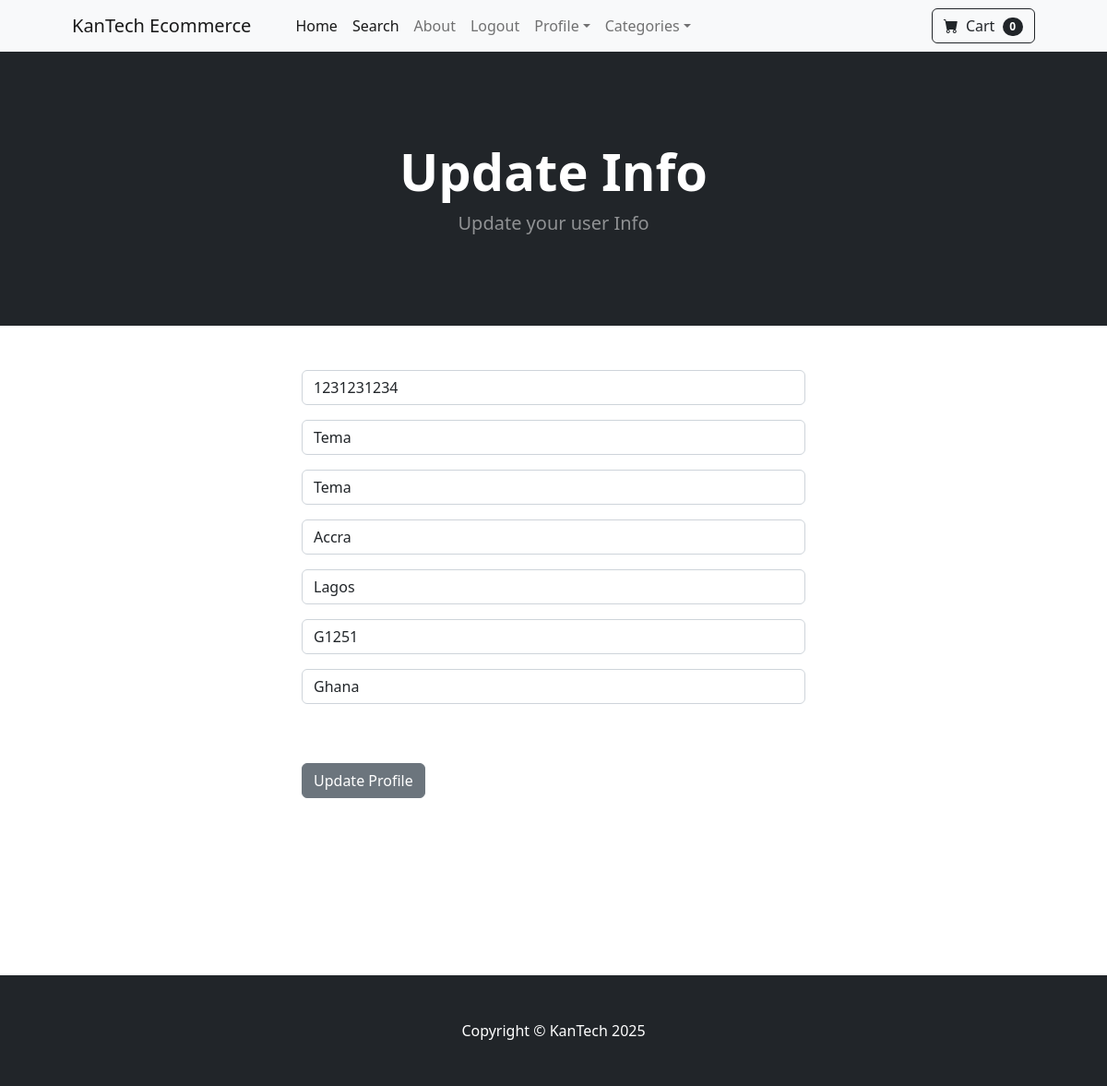
/update_info/ (signed in), run on the app's committed database.
### store/models.py (models this page shows, shortened)
class Profile(models.Model):
    user = models.OneToOneField(User, on_delete=models.CASCADE)
    date_modified = models.DateTimeField(User, auto_now=True)
    phone = models.CharField(max_length=20, blank=True)
    address1 = models.CharField(max_length=200, blank=True)
    address2 = models.CharField(max_length=200, blank=True)
    city = models.CharField(max_length=200, blank=True)
    state = models.CharField(max_length=200, blank=True)
    zipcode = models.CharField(max_length=200, blank=True)
    country = models.CharField(max_length=200, blank=True)
    old_cart = models.CharField(max_length=200, blank=True, null=True)

### store/views.py (the view)
# urls.py: path("update_info/", views.update_info, name="update_info"),
def update_info(request):
    if request.user.is_authenticated:
        current_user = Profile.objects.get(user__id=request.user.id)
        form = UserInfoForm(request.POST or None, instance=current_user)
        if form.is_valid():
            form.save()
            messages.success(request, "Your Profile has been updated successfully")
            return redirect("home")
        return render(request, "update_info.html", {"form": form})
    else:
        messages.error(request, "You need to be logged in to update your profile")
        return redirect("login")

### store/forms.py
class UserInfoForm(forms.ModelForm):
	phone = forms.CharField(label="", widget=forms.TextInput(attrs={'class':'form-control', 'placeholder':'Phone Number'}), required=False)
	address1 = forms.CharField(label="", widget=forms.TextInput(attrs={'class':'form-control', 'placeholder':'Address 1'}), required=False)
	address2 = forms.CharField(label="", widget=forms.TextInput(attrs={'class':'form-control', 'placeholder':'Address 2'}), required=False)
	city = forms.CharField(label="", widget=forms.TextInput(attrs={'class':'form-control', 'placeholder':'City'}), required=False)
	state = forms.CharField(label="", widget=forms.TextInput(attrs={'class':'form-control', 'placeholder':'State'}), required=False)
	zipcode = forms.CharField(label="", widget=forms.TextInput(attrs={'class':'form-control', 'placeholder':'Zipcode'}), required=False)
	country = forms.CharField(label="", widget=forms.TextInput(attrs={'class':'form-control', 'placeholder':'Country'}), required=False)
	class Meta:
		model = Profile
		fields = ('phone', 'address1', 'address2', 'city', 'state', 'zipcode', 'country')

### cart/cart.py (called while the page is built)
    def __len__(self):
        return len(self.cart)

### cart/context_processors.py (called while the page is built)
def cart(request):
    return {'cart': Cart(request)}

### store/templates/update_info.html (shortened to what this page needs)
{% extends 'base.html' %}
{% block content %}
<header class="bg-dark py-5">
    <div class="container px-4 px-lg-5 my-5">
        <div class="text-center text-white">
            <h1 class="display-4 fw-bolder">Update Info</h1>
            <p class="lead fw-normal text-white-50 mb-0">Update your user Info</p>
        </div>
    </div>
</header>
<div class="container">
    <div class="row">
            <div class="col-md-6 offset-md-3">
                <br><br>
                <form method="POST" action="{% url 'update_info' %}">
                    {{ form.as_p }}
                    <br><br>
                    <button type="submit" class="btn btn-secondary">
                        Update Profile
                    </button>
                </form>
                <br><br>
                <br><br>
                <br><br>
                <br><br>
            </div>
    </div>
</div>
{% endblock %}

### data on the page
Profile: phone "1231231234", address1 "Tema", address2 "Tema", city "Accra", state "Lagos", zipcode "G1251", country "Ghana"

### other printed values
{{ cart|length }} "0"
